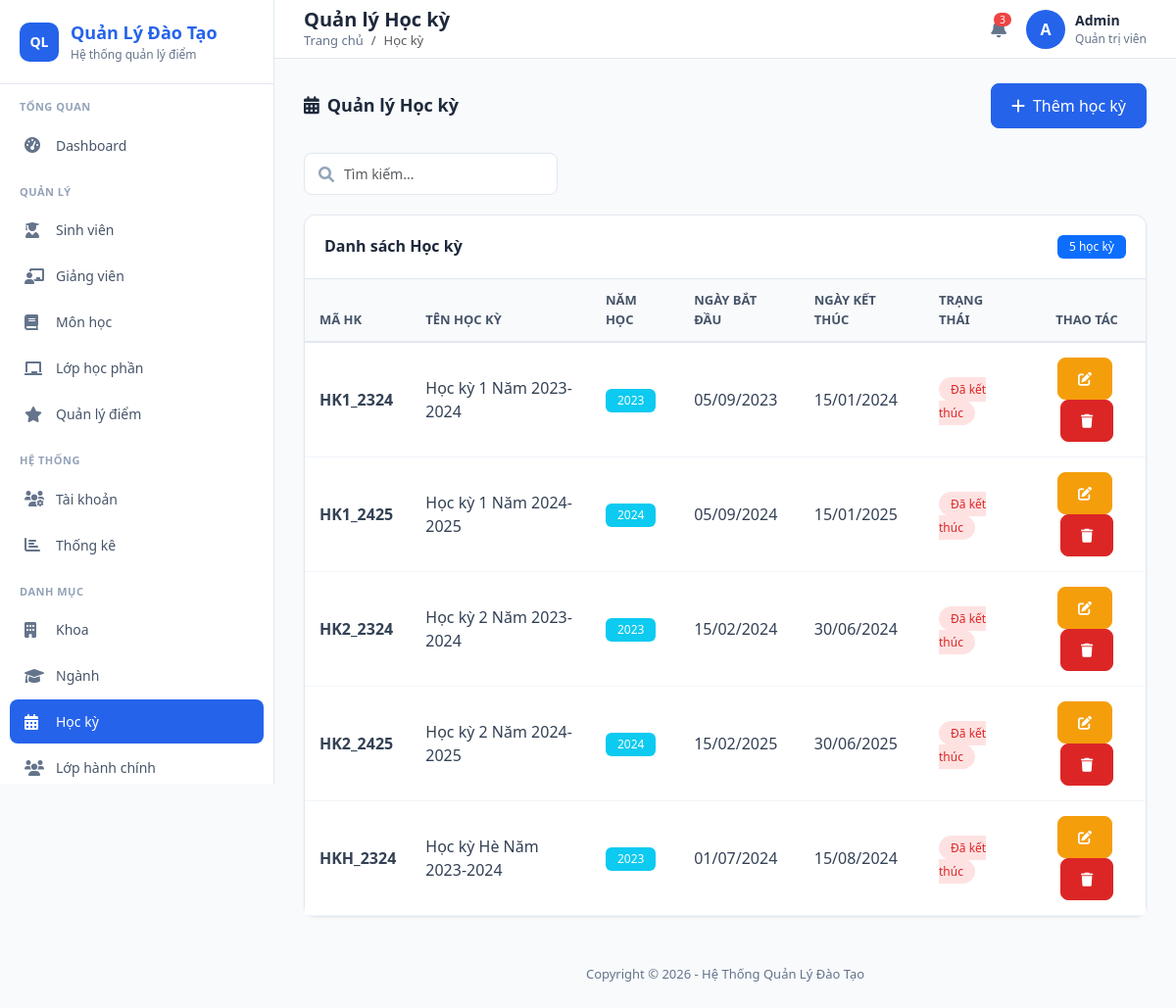
The app's page /public/index.php?url=HocKy/index with its own data.
### tables this page shows
CREATE TABLE HOC_KY (
    MaHocKy VARCHAR(10) PRIMARY KEY,
    TenHocKy VARCHAR(50),
    NamHoc INT,
    NgayBatDau DATE,
    NgayKetThuc DATE
);

### app/controllers/HocKyController.php (called while the page is built, shortened)
<?php
require_once __DIR__ . '/../config/Database.php';
require_once __DIR__ . '/../models/HocKyModel.php';
class HocKyController {
    private $hockyModel;
    public function __construct() {
        $database = new Database();
        $this->db = $database->getConnection();
        $this->hockyModel = new HocKyModel($this->db);
    }
    public function index() {
        $hockys = $this->hockyModel->readAll();
        $data = [
            'hockys' => $hockys,
            'pageTitle' => 'Quản lý Học kỳ',
            'breadcrumb' => 'Học kỳ'
        ];
        require_once "../app/views/hocky/index.php";
    }
}
?>

### app/core/App.php (called while the page is built, shortened)
<?php
class App {
    protected $method = 'index';
    public function __construct() {
        $url = $this->parseUrl();
        if ($url != null && file_exists('../app/controllers/' . ucfirst($url[0]) . 'Controller.php')) {
            unset($url[0]);
        }
        $this->controller = new $this->controller;
        if (isset($url[1])) {
            if (method_exists($this->controller, $url[1])) {
                $this->method = $url[1];
                unset($url[1]);
            }
        }
        $this->params = $url ? array_values($url) : [];
        call_user_func_array([$this->controller, $this->method], $this->params);
    }
    public function parseUrl() {
        if (isset($_GET['url'])) {
            return explode('/', filter_var(rtrim($_GET['url'], '/'), FILTER_SANITIZE_URL));
        }
        return null;
    }
}
?>

### public/index.php (called while the page is built, shortened)
<?php
$app = new App();
?>

### app/config/Database.php (called while the page is built, shortened)
<?php
class Database {
    private $host = 'localhost';
    private $db   = 'qldiem';
    private $user = 'root';
    private $pass = '';
    private $charset = 'utf8mb4';
    public function getConnection() {
        $this->conn = null;
        $dsn = "mysql:host=" . $this->host . ";dbname=" . $this->db . ";charset=" . $this->charset;
        $options = [
            PDO::ATTR_ERRMODE            => PDO::ERRMODE_EXCEPTION,
            PDO::ATTR_DEFAULT_FETCH_MODE => PDO::FETCH_ASSOC,
            PDO::ATTR_EMULATE_PREPARES   => false,
        ];
        try {
            $this->conn = new PDO($dsn, $this->user, $this->pass, $options);
        } catch (PDOException $e) {
            die('Kết nối database thất bại: ' . $e->getMessage());
        }
        return $this->conn;
    }
}
?>

### app/models/HocKyModel.php (called while the page is built, shortened)
<?php
require_once __DIR__ . '/../config/Database.php';
class HocKyModel {
    private $conn;
    private $table_name = "HOC_KY";
    public function __construct($db) {
        $this->conn = $db;
    }
    public function readAll() {
        $query = "SELECT * FROM " . $this->table_name;
        $stmt = $this->conn->prepare($query);
        $stmt->execute();
        return $stmt->fetchAll(PDO::FETCH_ASSOC);
    }
}

### app/views/hocky/index.php (the view, shortened to what this page needs)
<?php require_once '../app/views/layouts/header.php'; ?>
<div class="page-header">
    <h4><i class="fas fa-calendar-alt me-2"></i>Quản lý Học kỳ</h4>
    <button class="btn btn-primary" data-bs-toggle="modal" data-bs-target="#addModal">
        <i class="fas fa-plus me-2"></i>Thêm học kỳ
    </button>
</div>
<div class="filter-bar">
    <div class="search-box">
        <i class="fas fa-search"></i>
        <input type="text" class="form-control" placeholder="Tìm kiếm..." id="searchInput">
    </div>
</div>
<div class="card">
    <div class="card-header d-flex justify-content-between align-items-center">
        <h5 class="card-title mb-0">Danh sách Học kỳ</h5>
        <span class="badge bg-primary"><?= count($data['hockys'] ?? []) ?> học kỳ</span>
    </div>
    <div class="card-body p-0">
        <div class="table-responsive">
            <table class="table" id="dataTable">
                <thead>
                    <tr>
                        <th>Mã HK</th>
                        <th>Tên học kỳ</th>
                        <th>Năm học</th>
                        <th>Ngày bắt đầu</th>
                        <th>Ngày kết thúc</th>
                        <th>Trạng thái</th>
                        <th width="120" class="text-center">Thao tác</th>
                    </tr>
                </thead>
                <tbody>
                    <?php if(!empty($data['hockys'])): ?>
                        <?php foreach($data['hockys'] as $hk): ?>
                        <tr>
                            <td><strong><?= $hk['MaHocKy'] ?></strong></td>
                            <td><?= $hk['TenHocKy'] ?></td>
                            <td><span class="badge bg-info"><?= $hk['NamHoc'] ?? '' ?></span></td>
                            <td><?= isset($hk['NgayBatDau']) ? date('d/m/Y', strtotime($hk['NgayBatDau'])) : '' ?></td>
                            <td><?= isset($hk['NgayKetThuc']) ? date('d/m/Y', strtotime($hk['NgayKetThuc'])) : '' ?></td>
                            <td>
                                <?php
                                $now = time();
                                $start = isset($hk['NgayBatDau']) ? strtotime($hk['NgayBatDau']) : 0;
                                $end = isset($hk['NgayKetThuc']) ? strtotime($hk['NgayKetThuc']) : 0;
                                if($now >= $start && $now <= $end): ?>
                                    <span class="status-active">Đang diễn ra</span>
                                <?php elseif($now < $start): ?>
                                    <span class="status-pending">Sắp tới</span>
                                <?php else: ?>
                                    <span class="status-inactive">Đã kết thúc</span>
                                <?php endif; ?>
                            </td>
                            <td class="text-center">
                                <a href="index.php?url=HocKy/edit/<?= $hk['MaHocKy'] ?>" class="btn btn-sm btn-warning me-1">
                                    <i class="fas fa-edit"></i>
                                </a>
                                <a href="index.php?url=HocKy/delete/<?= $hk['MaHocKy'] ?>"
                                   class="btn btn-sm btn-danger" onclick="return confirm('Bạn có chắc chắn muốn xóa?')">
                                    <i class="fas fa-trash"></i>
                                </a>
                            </td>
                        </tr>
                        <?php endforeach; ?>
                    <?php endif; ?>
                </tbody>
            </table>
        </div>
    </div>
</div>
<?php require_once '../app/views/layouts/footer.php'; ?>

### public/css/admin.css (style rules this page uses)
:root { --primary-color: #2563eb; --primary-dark: #1d4ed8; --sidebar-width: 280px; --header-height: 60px; }
* { margin: 0; padding: 0; box-sizing: border-box; }
body { font-family: 'Segoe UI', Tahoma, Geneva, Verdana, sans-serif; background-color: #f8fafc; min-height: 100vh; }
.card { background: #fff; border-radius: 12px; border: 1px solid #e2e8f0; box-shadow: 0 1px 3px rgba(0,0,0,0.05); }
.card-header { background: #fff; border-bottom: 1px solid #e2e8f0; padding: 20px; border-radius: 12px 12px 0 0 !important; color: #1e293b; }
.card-title { font-size: 16px; font-weight: 600; color: #1e293b; margin: 0; }
.card-body { padding: 20px; }
.btn { border-radius: 8px; font-weight: 500; padding: 10px 20px; transition: all 0.2s; }
.btn-primary { background: var(--primary-color); border-color: var(--primary-color); }
.btn-danger { background: #dc2626; border-color: #dc2626; }
.btn-warning { background: #f59e0b; border-color: #f59e0b; color: #fff; }
.table { margin: 0; }
.table thead th { background: #f8fafc; border-bottom: 2px solid #e2e8f0; color: #475569; font-weight: 600; font-size: 13px; text-transform: uppercase; padding: 12px 15px; }
.table tbody td { padding: 15px; vertical-align: middle; border-bottom: 1px solid #f1f5f9; color: #334155; }
.form-control, .form-select { border-radius: 8px; border: 1px solid #e2e8f0; padding: 10px 15px; font-size: 14px; }
.badge { padding: 6px 12px; border-radius: 6px; font-weight: 500; font-size: 12px; }
.page-header { display: flex; justify-content: space-between; align-items: center; margin-bottom: 25px; }
.page-header h4 { font-size: 18px; font-weight: 600; color: #1e293b; margin: 0; }
.search-box { position: relative; }
.search-box input { padding-left: 40px; }
.search-box i { position: absolute; left: 15px; top: 50%; transform: translateY(-50%); color: #94a3b8; }
.status-inactive { background: #fee2e2; color: #dc2626; padding: 4px 12px; border-radius: 20px; font-size: 12px; font-weight: 500; }
.filter-bar { display: flex; gap: 15px; margin-bottom: 20px; flex-wrap: wrap; }
.filter-bar .form-control, .filter-bar .form-select { width: auto; min-width: 200px; }

### records on screen
hoc_ky: MaHocKy "HK1_2324", TenHocKy "Học kỳ 1 Năm 2023-2024", NamHoc "2023", NgayBatDau "05/09/2023", NgayKetThuc "15/01/2024", shows "Đã kết thúc"
hoc_ky: MaHocKy "HK1_2425", TenHocKy "Học kỳ 1 Năm 2024-2025", NamHoc "2024", NgayBatDau "05/09/2024", NgayKetThuc "15/01/2025", shows "Đã kết thúc"
hoc_ky: MaHocKy "HK2_2324", TenHocKy "Học kỳ 2 Năm 2023-2024", NamHoc "2023", NgayBatDau "15/02/2024", NgayKetThuc "30/06/2024", shows "Đã kết thúc"
hoc_ky: MaHocKy "HK2_2425", TenHocKy "Học kỳ 2 Năm 2024-2025", NamHoc "2024", NgayBatDau "15/02/2025", NgayKetThuc "30/06/2025", shows "Đã kết thúc"
hoc_ky: MaHocKy "HKH_2324", TenHocKy "Học kỳ Hè Năm 2023-2024", NamHoc "2023", NgayBatDau "01/07/2024", NgayKetThuc "15/08/2024", shows "Đã kết thúc"

### other values on screen
$data['pageTitle'] "Quản lý Học kỳ"
$data['breadcrumb'] "Học kỳ"
substr($_SESSION['user_name'] ?? 'A', 0, 1) "A"
$_SESSION['user_name'] "Admin"
$_SESSION['user_role'] "Quản trị viên"
count($data['hockys'] ?? []) "5"
